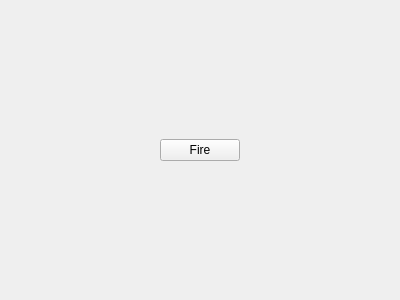
<?xml version="1.0" encoding="UTF-8"?>
<ui version="4.0">
 <class>ExplodeAnimation</class>
 <widget class="QWidget" name="ExplodeAnimation">
  <property name="geometry">
   <rect>
    <x>0</x>
    <y>0</y>
    <width>400</width>
    <height>300</height>
   </rect>
  </property>
  <property name="windowTitle">
   <string>Explode Animation</string>
  </property>
  <layout class="QGridLayout" name="gridLayout_2">
   <item row="0" column="0">
    <layout class="QGridLayout" name="gridLayout">
     <item row="0" column="1">
      <widget class="QPushButton" name="pushButton">
       <property name="text">
        <string>Fire</string>
       </property>
      </widget>
     </item>
     <item row="0" column="0">
      <spacer name="horizontalSpacer">
       <property name="orientation">
        <enum>Qt::Horizontal</enum>
       </property>
       <property name="sizeHint" stdset="0">
        <size>
         <width>40</width>
         <height>20</height>
        </size>
       </property>
      </spacer>
     </item>
     <item row="0" column="2">
      <spacer name="horizontalSpacer_2">
       <property name="orientation">
        <enum>Qt::Horizontal</enum>
       </property>
       <property name="sizeHint" stdset="0">
        <size>
         <width>40</width>
         <height>20</height>
        </size>
       </property>
      </spacer>
     </item>
    </layout>
   </item>
  </layout>
 </widget>
 <resources/>
 <connections/>
</ui>
